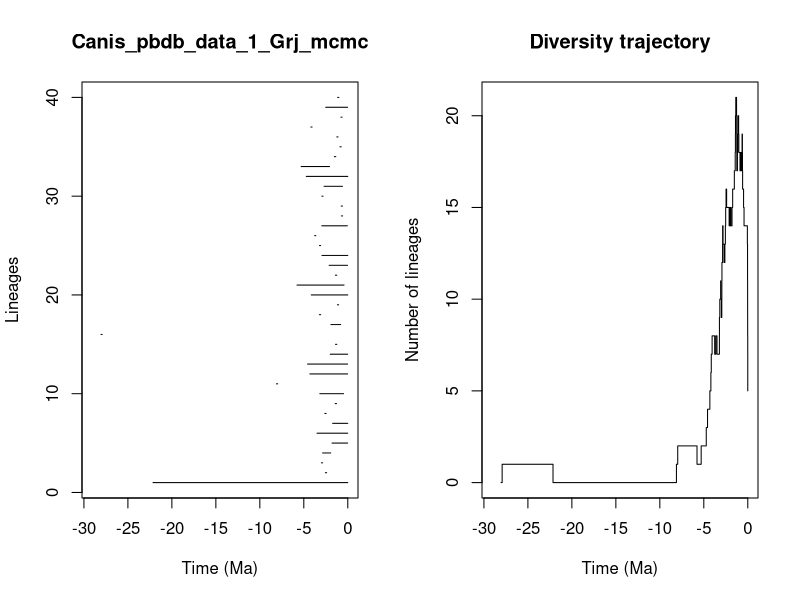

This figure's R source:


pdf(file='C:/Users/SimoesLabAdmin/Documents/PyRate/tutorials/Canis_self_example/pyrate_mcmc_logs/Canis_pbdb_data_1_Grj_mcmc_LTT.pdf',width=0.6*20, height=0.6*10)
title = "Canis_pbdb_data_1_Grj_mcmc"
ts=c(22.14489666911342, 2.5475659867235683,2.9990504931649364,2.865189843365429,1.7906357922804261,3.4990525089623117,1.719239489431477,2.6050626516232605,1.4299015267050028,3.180114766223173,8.112030367948607,4.311814347379632,4.574667273248446,1.9947252731095635,1.3978671335732558,28.05646045279194,1.9227022486645327,3.226844573562559,1.1746596317427958,4.150800729241555,5.773046701722653,1.4074554237580161,2.1206028624362903,2.9365644563555926,3.2231334039788586,3.7634523216225224,2.953911256278243,0.7172028182198151,0.74731681148649,2.9480663886996403,2.6992938875454313,4.720479645085353,5.298571378131567,1.5283057904399682,0.8844401550682227,1.2452761634412712,4.1961429284841865,0.7812232751872213,2.5131296333205158,1.1481762350184337)
te=c(3.752169949977231e-05, 2.40466226537345,2.8593698682289297,1.9400743032934895,0.012143307149210057,0.003069080239402869,0.0,2.4706050631496903,1.2757145972130213,0.47814994659411575,7.965022862220742,0.015801519600319537,0.018418662217510907,0.0,1.2500804148341087,27.928928636472577,0.8091862407434282,3.085298692432135,1.038808088279042,0.0,0.42354714621326445,1.2556420380194842,0.026365836295908038,0.0,3.0813789870048383,3.6336150415339046,0.04624141791104992,0.5870484329323375,0.6110131613269675,2.812274923927351,0.6032318728673755,0.0,2.0715668738312774,1.363530736342873,0.7538873137385932,1.10637141212588,4.055334174219604,0.6499295062537491,0.024951402748701657,1.017351327407211)
div_traj=c(0, 1,0,1,2,1,2,3,4,5,6,7,8,7,8,7,8,9,10,11,10,9,10,11,12,13,14,13,12,13,14,15,16,15,14,15,14,15,14,15,16,17,18,19,20,21,20,19,18,17,18,19,20,19,18,17,18,17,18,17,18,19,18,17,16,15,14,13,12,11,10,9,8,7,6,5)
time_events=c(28.05646045279194, 27.928928636472577,22.14489666911342,8.112030367948607,7.965022862220742,5.773046701722653,5.298571378131567,4.720479645085353,4.574667273248446,4.311814347379632,4.1961429284841865,4.150800729241555,4.055334174219604,3.7634523216225224,3.6336150415339046,3.4990525089623117,3.226844573562559,3.2231334039788586,3.180114766223173,3.085298692432135,3.0813789870048383,2.9990504931649364,2.953911256278243,2.9480663886996403,2.9365644563555926,2.865189843365429,2.8593698682289297,2.812274923927351,2.6992938875454313,2.6050626516232605,2.5475659867235683,2.5131296333205158,2.4706050631496903,2.40466226537345,2.1206028624362903,2.0715668738312774,1.9947252731095635,1.9400743032934895,1.9227022486645327,1.7906357922804261,1.719239489431477,1.5283057904399682,1.4299015267050028,1.4074554237580161,1.3978671335732558,1.363530736342873,1.2757145972130213,1.2556420380194842,1.2500804148341087,1.2452761634412712,1.1746596317427958,1.1481762350184337,1.10637141212588,1.038808088279042,1.017351327407211,0.8844401550682227,0.8091862407434282,0.7812232751872213,0.7538873137385932,0.74731681148649,0.7172028182198151,0.6499295062537491,0.6110131613269675,0.6032318728673755,0.5870484329323375,0.47814994659411575,0.42354714621326445,0.04624141791104992,0.026365836295908038,0.024951402748701657,0.018418662217510907,0.015801519600319537,0.012143307149210057,0.003069080239402869,3.752169949977231e-05,0.0)
                par(mfrow=c(1,2))
                L = length(ts)
                plot(ts, 1:L , xlim=c(-max(ts)-1,0), pch=20, type="n", main=title,xlab="Time (Ma)",ylab="Lineages")
                for (i in 1:L){segments(x0=-te[i],y0=i,x1=-ts[i],y1=i)}    
                t = -time_events
                plot(div_traj ~ t,type="s", main = "Diversity trajectory",xlab="Time (Ma)",ylab="Number of lineages",xlim=c(-max(ts)-1,0))
                abline(v=c(65,200,251,367,445),lty=2,col="gray")
                